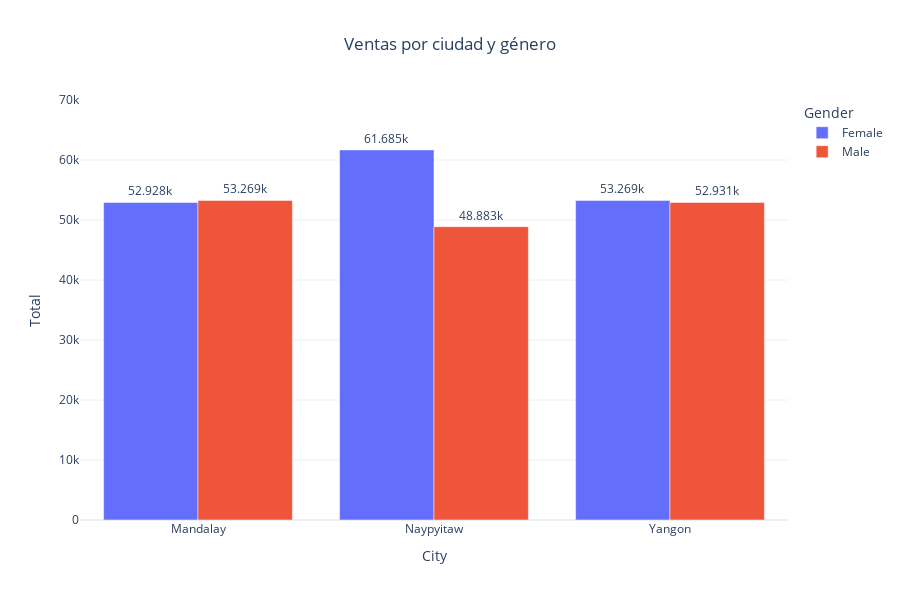

The code cell stored with this chart in its notebook:
### Code cell
fig_group_city_gender=px.bar(group_city_gender,x='City',y='Total',color='Gender',barmode='group',text_auto=True, 
           title='Ventas por ciudad y género' , height=600, template='plotly_white')
fig_group_city_gender.update_traces(textposition='outside')
fig_group_city_gender.update_yaxes(range=[0,70000])
fig_group_city_gender.update_layout(title_x=0.5)

fig_group_city_gender

### Figure 1 — Plotly figure (JSON) as saved in the notebook; plotly's stock layout.template omitted (floating-point values rounded to 4 significant figures)
{"data": [{"alignmentgroup": "True", "hovertemplate": "Gender=Female<br>City=%{x}<br>Total=%{y}<extra></extra>", "legendgroup": "Female", "marker": {"color": "#636efa", "pattern": {"shape": ""}}, "name": "Female", "offsetgroup": "Female", "orientation": "v", "showlegend": true, "textposition": "outside", "texttemplate": "%{y}", "type": "bar", "x": ["Mandalay", "Naypyitaw", "Yangon"], "xaxis": "x", "y": [52928, 61685, 53269], "yaxis": "y"}, {"alignmentgroup": "True", "hovertemplate": "Gender=Male<br>City=%{x}<br>Total=%{y}<extra></extra>", "legendgroup": "Male", "marker": {"color": "#EF553B", "pattern": {"shape": ""}}, "name": "Male", "offsetgroup": "Male", "orientation": "v", "showlegend": true, "textposition": "outside", "texttemplate": "%{y}", "type": "bar", "x": ["Mandalay", "Naypyitaw", "Yangon"], "xaxis": "x", "y": [53269, 48883, 52931], "yaxis": "y"}], "layout": {"barmode": "group", "height": 600, "legend": {"title": {"text": "Gender"}, "tracegroupgap": 0}, "title": {"text": "Ventas por ciudad y género", "x": 0.5}, "xaxis": {"anchor": "y", "domain": [0, 1], "title": {"text": "City"}}, "yaxis": {"anchor": "x", "domain": [0, 1], "range": [0, 70000], "title": {"text": "Total"}}}}
